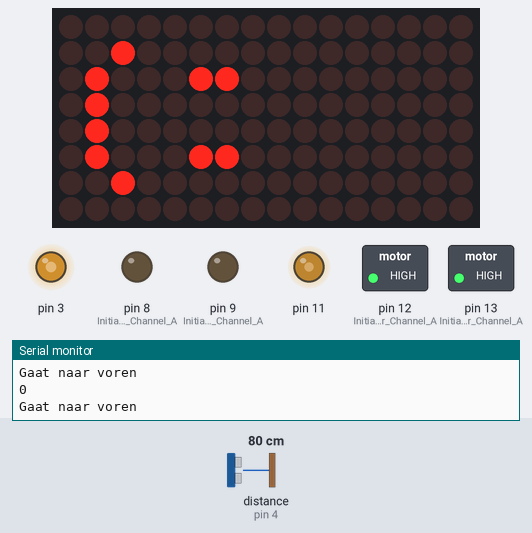
The sketch below on a simulated Arduino Uno, built with avr-gcc and run on an emulated ATmega328P. On the bench: 16×8 LED matrix, switched loads named in the sketch (green lamp = pin HIGH), output pins drawn as LEDs (lit = HIGH), the last lines printed to the serial monitor. Wiring (inferred from the names in the program): ultrasonic range finder: trigger pin 2; echo pin 4. Inputs (shaded band) come from the test bench; at power-on: distance to the obstacle (sensor on pin 4) 80 cm. The echo pulse lasts 58.3 µs per cm; random numbers use the default seed unless the sketch sets one; pins used as bus, display or sensor lines are not drawn.

Above: at 1.2 s.
1.3 s: distance to the obstacle (sensor on pin 4) set to 17 cm
4.3 s: distance to the obstacle (sensor on pin 4) set to 14 cm
At 5.1 s:
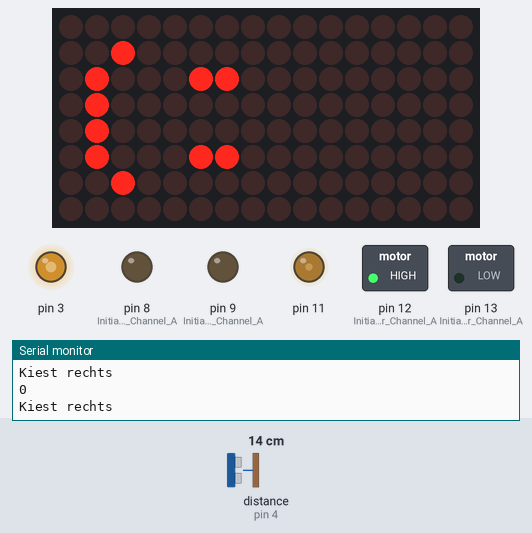
5.8 s: distance to the obstacle (sensor on pin 4) set to 2 cm
At 7.1 s:
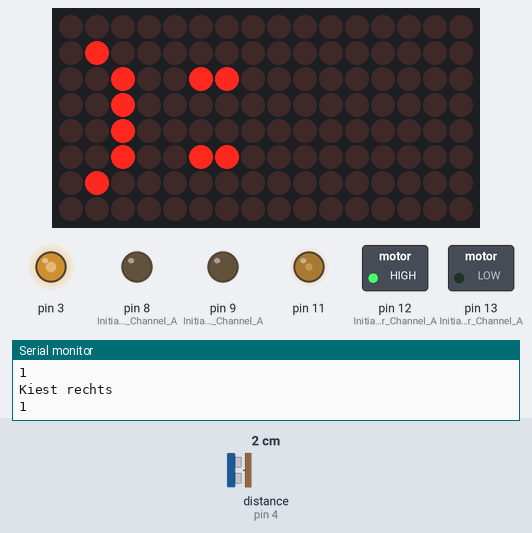
8.8 s: distance to the obstacle (sensor on pin 4) set to 9 cm
At 9.2 s:
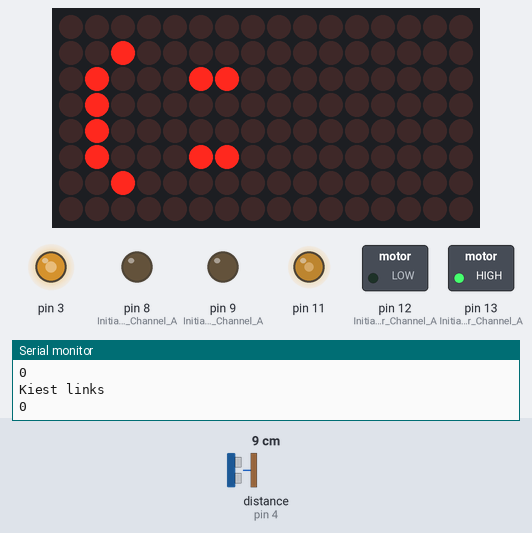
Timing chart, 0 to 11.3 s (numbered marks = the images above; inputs shaded):
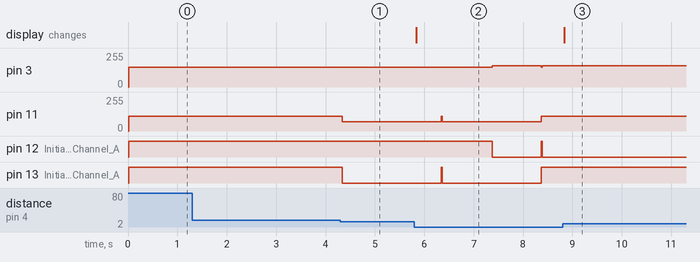

The sketch:

AllesgecombineerdNummer2.ino
```cpp
#define AFSTAND afstand
#define WORDTBOOS AFSTAND<8
#define MAAKBOCHT AFSTAND<15
#define GALINKS int(random(2))==0

long afstand;
const int trigPin = 2;

const int echoPin = 4;

//We always have to include the library
#include "LedControlMS.h"

/*
 Now we need a LedControl to work with.
 ***** These pin numbers will probably not work with your hardware *****
 pin 7 is connected to the DataIn
 pin 6 is connected to the CLK
 pin 5 is connected to LOAD
 We have only a single MAX72XX.
 */
#define NBR_MTX 2
LedControl lc=LedControl(7,6,5, NBR_MTX);

String digits= "1234567890";
int digitCounter=0;
/* we always wait a bit between updates of the display */
unsigned long delaytime=300;


boolean isBlij = true;
long boosTimer;
long bochtTimer;

boolean bochtLinks = true;


void setup() {
  initRobot();
}

void bepaalAfstand(){
 afstand = microsecondsToCentimeters(pulseIn(echoPin, HIGH));
}

void rijVooruit(){
  //Motor A forward @ full speed
  digitalWrite(12, HIGH); //Establishes forward direction of Channel A
  digitalWrite(9, LOW);   //Disengage the Brake for Channel A
  analogWrite(3, 150);   //Spins the motor on Channel A at full speed

  //Motor B forward @ full speed
  digitalWrite(13, HIGH); //Establishes forward direction of Channel B
  digitalWrite(8, LOW);   //Disengage the Brake for Channel B
  analogWrite(11, 110);   //Spins the motor on Channel B at full speed
      Serial.println("Gaat naar voren");

}

void bocht(boolean links){
  if(links){
    //Bocht naar links
  //Motor A forward @ full speed
  digitalWrite(12, LOW); //Establishes forward direction of Channel A
  digitalWrite(9, LOW);   //Disengage the Brake for Channel A
  analogWrite(3, 160);   //Spins the motor on Channel A at full speed

  //Motor B forward @ full speed
  //digitalWrite(13, HIGH); //Establishes forward direction of Channel B
  //digitalWrite(8, LOW);   //Disengage the Brake for Channel B
  //analogWrite(11, 200);   //Spins the motor on Channel B at full speed
      Serial.println("Kiest links");

  } else {


  //Motor B forward @ full speed
  digitalWrite(13, LOW); //Establishes forward direction of Channel B
  digitalWrite(8, LOW);   //Disengage the Brake for Channel B
  analogWrite(11, 70);   //Laatste getal geeft de snelheid weer, maximaal 255
      Serial.println("Kiest rechts");

  }
}

void loop()
{
  initAfstand();
  bepaalAfstand();

  if(millis()<bochtTimer){
    bocht(bochtLinks);
  } else {
    rijVooruit();
  }


  boolean wordtBoos = WORDTBOOS;
  Serial.println(wordtBoos);

  if (isBlij && wordtBoos){
  Serial.println("trigger1");
    maakBoos();
    isBlij=false;
    boosTimer=millis()+2000;
  }
  else if(!isBlij && !wordtBoos && millis()>boosTimer){
    Serial.println("trigger2");
    maakBlij();
    isBlij=true;
  }


  if(MAAKBOCHT && millis()>bochtTimer){
    if(GALINKS){
      bochtLinks=true;
    } else {
      bochtLinks=false;
    }
    bochtTimer=millis()+1000;
  }

}


void maakBlij(){
   for (int i=0; i< NBR_MTX; i++){
      lc.clearDisplay(i);
   }


    lc.setLed(0,1,2,true);
    lc.setLed(0,2,1,true);
    lc.setLed(0,3,1,true);
    lc.setLed(0,4,1,true);
    lc.setLed(0,6,2,true);
    lc.setLed(0,5,1,true);
    lc.setLed(0,2,5,true);
    lc.setLed(0,2,6,true);
    lc.setLed(0,5,5,true);
    lc.setLed(0,5,6,true);
}

void maakBoos(){
  for (int i=0; i< NBR_MTX; i++){
      lc.clearDisplay(i);
   }

    lc.setLed(0,1,1,true);
    lc.setLed(0,2,2,true);
    lc.setLed(0,3,2,true);
    lc.setLed(0,4,2,true);
    lc.setLed(0,5,2,true);
    lc.setLed(0,6,1,true);
    lc.setLed(0,2,6,true);
    lc.setLed(0,2,5,true);
    lc.setLed(0,5,5,true);
    lc.setLed(0,5,6,true);
    //clearAll();
}

//long microsecondsToInches(long microseconds)

//{
//  return microseconds / 74 / 2;

//}

long microsecondsToCentimeters(long microseconds)

{
  return microseconds / 29 / 2;
}
```

Initialisatie.ino
```cpp
void initAfstand(){
  long duration, cm;
  pinMode(trigPin, OUTPUT);
  digitalWrite(trigPin, LOW);
  delayMicroseconds(2);
  digitalWrite(trigPin, HIGH);
  delayMicroseconds(10);
  digitalWrite(trigPin, LOW);
  pinMode(echoPin, INPUT);
}

void initRobot(){
  //begin code servo
  //Setup Channel A
  pinMode(12, OUTPUT); //Initiates Motor Channel A pin
  pinMode(9, OUTPUT); //Initiates Brake Channel A pin

  //Setup Channel B
  pinMode(13, OUTPUT); //Initiates Motor Channel A pin
  pinMode(8, OUTPUT);  //Initiates Brake Channel A pin
  //einde code servo
  /*
   The MAX72XX is in power-saving mode on startup,
   we have to do a wakeup call
   */


  Serial.begin (9600);


  digitCounter=0;
  initLedmatrix();
  maakBlij();
}

void initLedmatrix(){
  for (int i=0; i< NBR_MTX; i++){
    lc.shutdown(i,false);
    /* Set the brightness to a medium values */
    lc.setIntensity(i,8);
    /* and clear the display */
    lc.clearDisplay(i);
  }
}
```

Measured:
- the behaviour switches between 16 and 15 cm on distance to the obstacle (sensor on pin 4) (found by bisection; images 0 and 1)
- after the input at 4.3 s, pin 11: 110/255 → 70/255 at once; pin 13 (Initiates_Motor_Channel_A): HIGH → LOW at once
- after the input at 5.8 s, pin 11: 70/255 → 110/255 after 2.6 s; pin 13 (Initiates_Motor_Channel_A): LOW → HIGH after 0.54 s, → LOW 0.02 s later, → HIGH 2.0 s later; the display: changes at once (image 2)
- after the input at 8.8 s, the display: changes at once (image 3)
